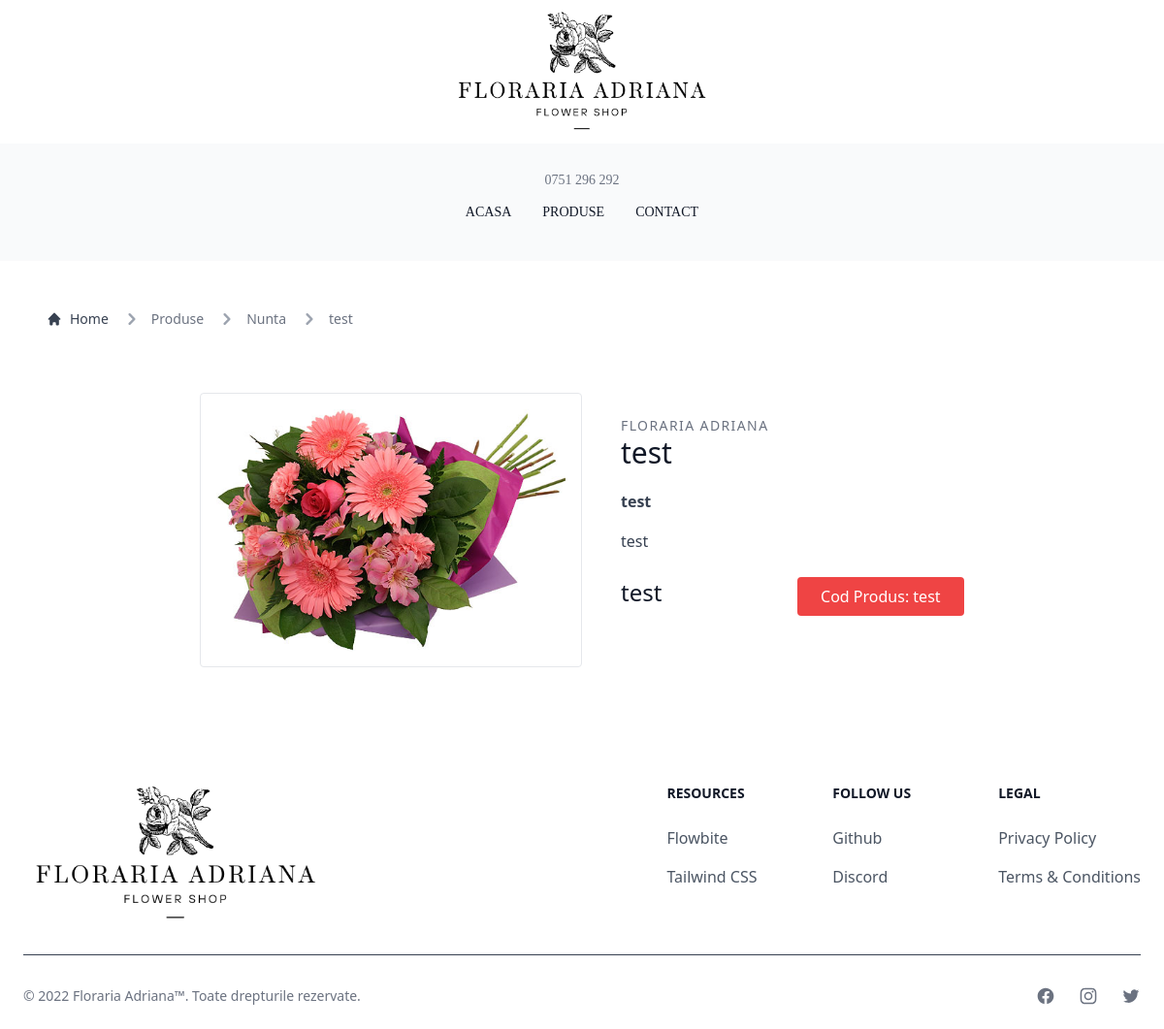
Before: /product/1 with the older database file.
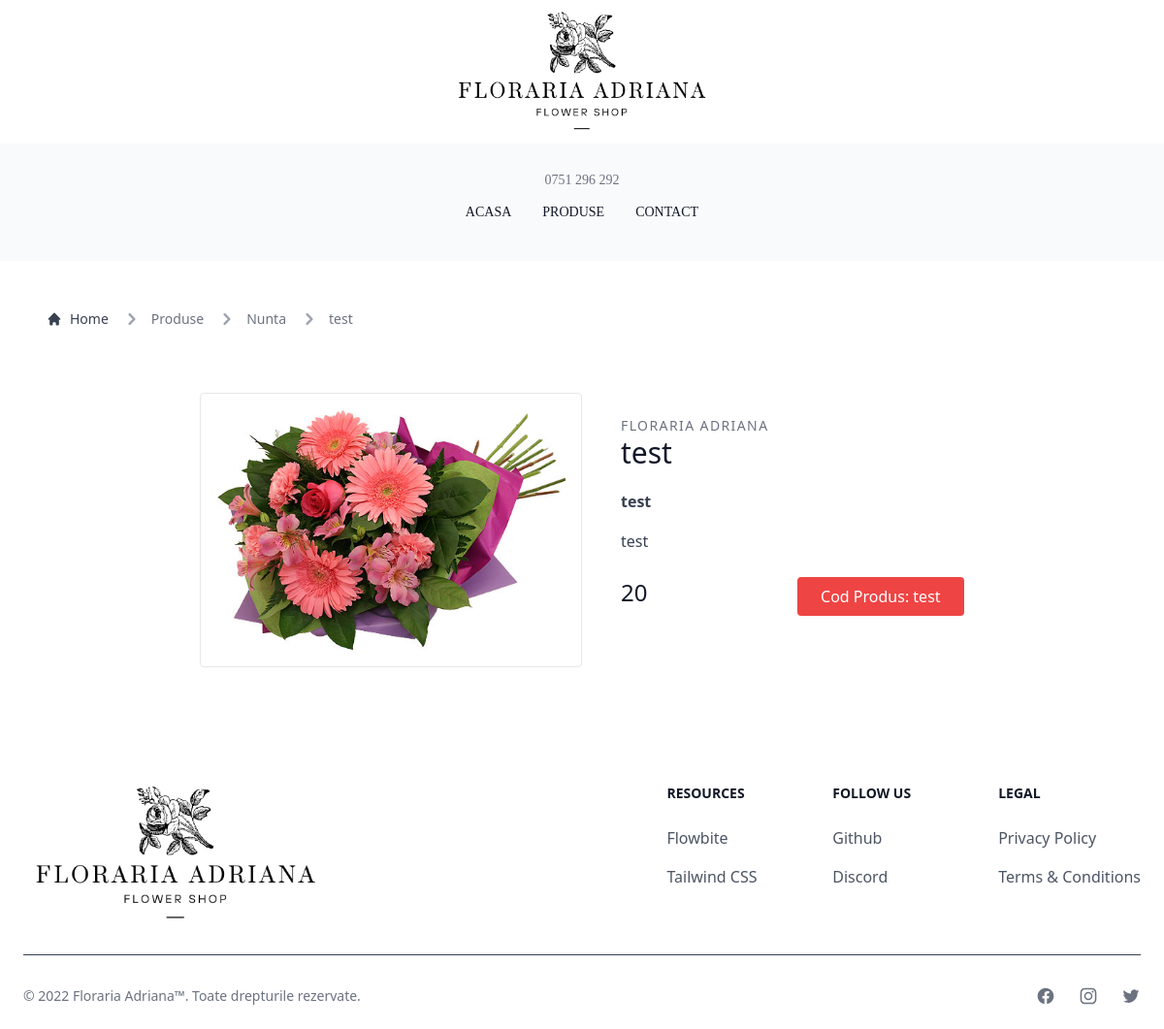
After: the same page with the newer database file.
### base/models.py (models this page shows, shortened)
class Product(models.Model):
    name = models.CharField(max_length=200)
    resume = models.TextField(null=True, blank=True)
    description = models.TextField(blank=True, null=True)
    code = models.CharField(max_length=10)
    price = models.CharField(max_length=100, null=True, blank=True)
    category = models.ForeignKey(Category, on_delete=models.SET_NULL, null=True)
    image = models.ImageField(null=True, blank=True)
    updated = models.DateTimeField(auto_now=True)
    created = models.DateTimeField(auto_now_add=True)

class Category(models.Model):
    name = models.CharField(max_length=100, null=False, blank=True)
    def __str__(self):
        return self.name

### base/views.py (the view)
# urls.py: path('product/<str:pk>', views.productPage, name="product")
def productPage(request, pk):
    product = Product.objects.get(id=pk)
    context = {'product': product}
    return render(request, 'base/product.html', context)

### base/templates/base/product.html (shortened to what the changed rows need)
{% extends 'main.html' %}
{% block content %}
    <section class="pt-12 pl-12">
        <nav class="flex" aria-label="Breadcrumb">
            <ol class="inline-flex items-center space-x-1 md:space-x-3">
                <li aria-current="page">
                    <a href="{% url 'products' %}?category={{ product.category.name }}">
                        <div class="flex items-center">
                            <svg class="w-6 h-6 text-gray-400" fill="currentColor" viewBox="0 0 20 20"
                                 xmlns="http://www.w3.org/2000/svg">
                                <path fill-rule="evenodd"
                                      d="M7.293 14.707a1 1 0 010-1.414L10.586 10 7.293 6.707a1 1 0 011.414-1.414l4 4a1 1 0 010 1.414l-4 4a1 1 0 01-1.414 0z"
                                      clip-rule="evenodd"></path>
                            </svg>
                            <span class="ml-1 text-sm font-medium text-gray-500 md:ml-2 ">{{ product.category }}</span>
                        </div>
                    </a>
                </li>
                <li aria-current="page">
                    <a href="#">
                        <div class="flex items-center">
                            <svg class="w-6 h-6 text-gray-400" fill="currentColor" viewBox="0 0 20 20"
                                 xmlns="http://www.w3.org/2000/svg">
                                <path fill-rule="evenodd"
                                      d="M7.293 14.707a1 1 0 010-1.414L10.586 10 7.293 6.707a1 1 0 011.414-1.414l4 4a1 1 0 010 1.414l-4 4a1 1 0 01-1.414 0z"
                                      clip-rule="evenodd"></path>
                            </svg>
                            <span class="ml-1 text-sm font-medium text-gray-500 md:ml-2 ">{{ product.name }}</span>
                        </div>
                    </a>
                </li>
            </ol>
        </nav>
    </section>
    <section class="text-gray-700 body-font overflow-hidden bg-white">
        <div class="container px-5 pb-24 pt-16 mx-auto">
            <div class="lg:w-4/5 mx-auto flex flex-wrap">
                <img alt="" class="lg:w-1/2 w-full object-contain rounded object-center border border-gray-200 p-4"
                     src="{{ product.image.url }}">
                <div class="lg:w-1/2 w-full lg:pl-10 lg:py-6 mt-6 lg:mt-0">
                    <h2 class="text-sm title-font text-gray-500 tracking-widest">FLORARIA ADRIANA</h2>
                    <h1 class="text-gray-900 text-3xl title-font font-medium mb-1">{{ product.name }}</h1>
                    <h1 class="font-bold mb-4">{{ product.resume }}</h1>
                    <p class="leading-relaxed">{{ product.description }}</p>
                    <div class="flex mt-6">
                        <span class="title-font font-medium text-2xl text-gray-900">
                            {% if product.price is not None %}
                                {{ product.price }}
                            {% else %}
                                Personalizare
                            {% endif %}
                        </span>
                        <button class="flex ml-auto text-white bg-red-500 border-0 py-2 px-6 focus:outline-none hover:bg-red-600 rounded">
                            Cod Produs: {{ product.code }}
                        </button>
                    </div>
                </div>
            </div>
        </div>
    </section>
{% endblock %}

Changed rows visible on the page:
changed Product "test": price "test" → "20"
